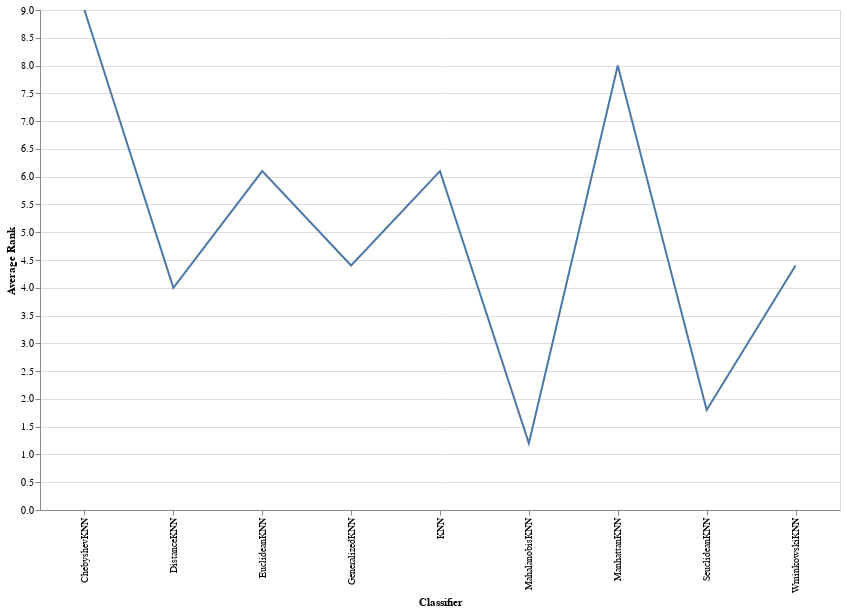

The cell this chart's notebook holds for it:
### Code cell
import altair as alt

chart = alt.Chart(rank_df).mark_line().encode(
    x='Classifier',
    y='Average Rank'
).properties(
    width=800,
    height=500
)

# Display the chart
chart

### Figure 1 — Vega-Lite specification as saved in the notebook (floating-point values rounded to 4 significant figures)
{"config": {"view": {"continuousWidth": 300, "continuousHeight": 300}}, "data": {"name": "data-7c2858bfc151f1c2baa5dfa926dda38f"}, "mark": {"type": "line"}, "encoding": {"x": {"field": "Classifier", "type": "nominal"}, "y": {"field": "Average Rank", "type": "quantitative"}}, "height": 500, "width": 800, "$schema": "https://vega.github.io/schema/vega-lite/v5.20.1.json", "datasets": {"data-7c2858bfc151f1c2baa5dfa926dda38f": [{"Classifier": "MahalanobisKNN", "Average Rank": 1.2}, {"Classifier": "SeuclideanKNN", "Average Rank": 1.8}, {"Classifier": "DistanceKNN", "Average Rank": 4.0}, {"Classifier": "GeneralizedKNN", "Average Rank": 4.4}, {"Classifier": "WminkowskiKNN", "Average Rank": 4.4}, {"Classifier": "KNN", "Average Rank": 6.1}, {"Classifier": "EuclideanKNN", "Average Rank": 6.1}, {"Classifier": "ManhattanKNN", "Average Rank": 8.0}, {"Classifier": "ChebyshevKNN", "Average Rank": 9.0}]}}
